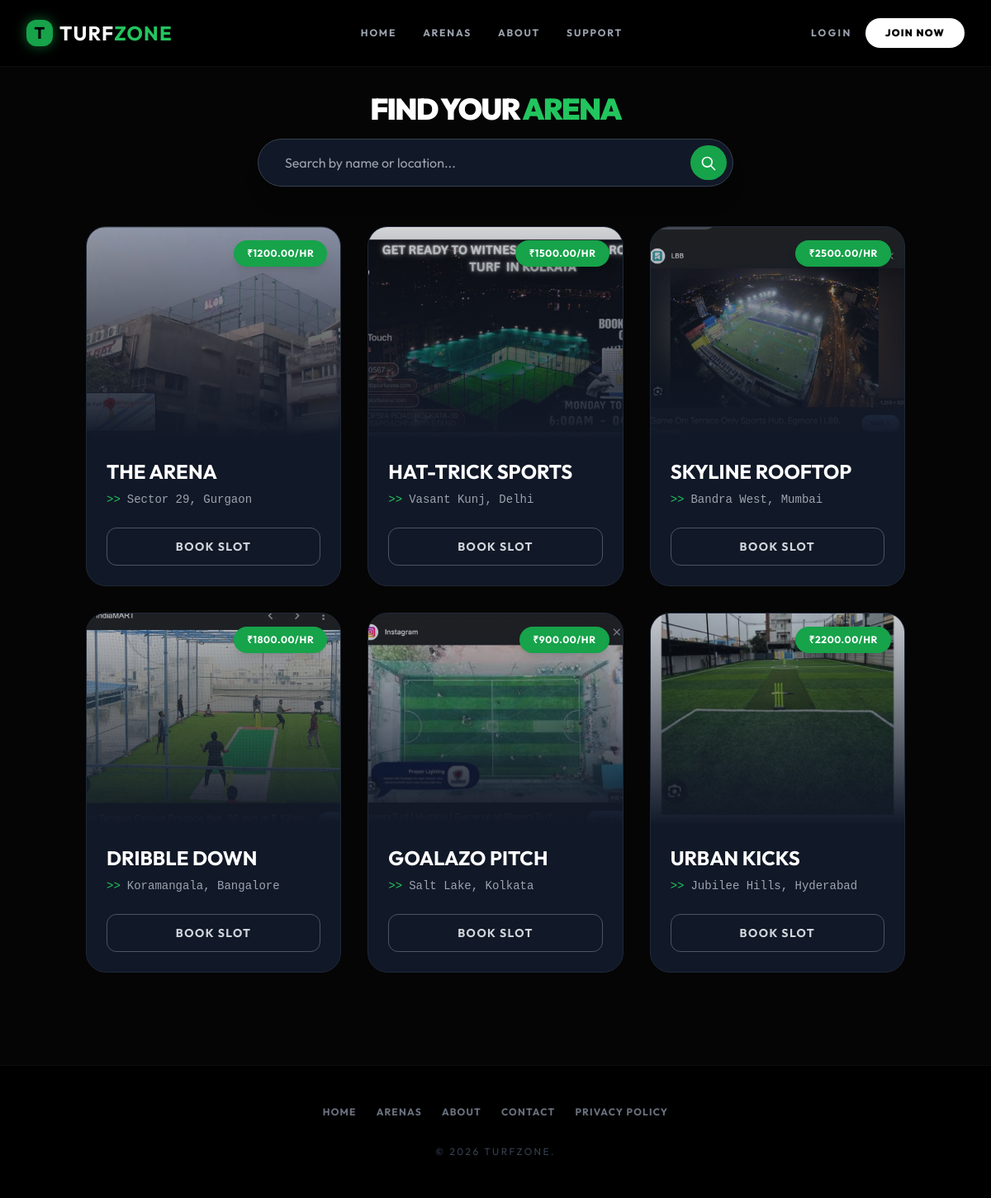
/explore/, run on the app's committed database.
### turfbooking/models.py (models this page shows, shortened)
class Turf(models.Model):
    name = models.CharField(max_length=100)
    location = models.CharField(max_length=200)
    image = models.ImageField(upload_to='turfs/', blank=True, null=True)
    is_residential = models.BooleanField(default=False)
    price_per_hour = models.DecimalField(max_digits=6, decimal_places=2)

### turfbooking/views.py (the view)
# urls.py: path('explore/', views.explore, name='explore'), # New Search Page
def explore(request):
    query = request.GET.get('q')
    if query:
        turfs = Turf.objects.filter(
            Q(name__icontains=query) | Q(location__icontains=query)
        )
    else:
        turfs = Turf.objects.all()
    return render(request, 'explore.html', {'turfs': turfs, 'query': query})

### turfbooking/templates/explore.html
{% extends 'base.html' %}
{% block content %}
<div class="text-center mb-12" data-aos="fade-down">
    <h1 class="text-4xl font-black text-white uppercase mb-4 tracking-tighter">Find Your <span class="text-green-500">Arena</span></h1>
    <form method="get" action="{% url 'explore' %}" class="max-w-xl mx-auto relative">
        <input type="text" name="q" value="{{ query|default:'' }}" placeholder="Search by name or location..."
               class="w-full bg-gray-900 border border-gray-700 text-white rounded-full py-4 px-8 pr-16 focus:outline-none focus:border-green-500 focus:ring-1 focus:ring-green-500 transition shadow-xl">
        <button type="submit" class="absolute right-2 top-2 bottom-2 bg-green-600 text-white p-3 rounded-full hover:bg-green-500 transition">
            <svg class="w-5 h-5" fill="none" stroke="currentColor" viewBox="0 0 24 24"><path stroke-linecap="round" stroke-linejoin="round" stroke-width="2" d="M21 21l-6-6m2-5a7 7 0 11-14 0 7 7 0 0114 0z"></path></svg>
        </button>
    </form>
</div>
<div class="grid grid-cols-1 md:grid-cols-2 lg:grid-cols-3 gap-8 pb-20">
    {% for turf in turfs %}
        <div class="tilt-card group relative bg-gray-900 border border-gray-800 hover:border-green-500/50 transition-all duration-300 overflow-hidden rounded-3xl" data-aos="fade-up">
            <div class="h-64 relative overflow-hidden bg-gray-800">
                {% if turf.image %}
                    <img src="{{ turf.image.url }}" class="w-full h-full object-cover transition duration-700 group-hover:scale-110 opacity-80 group-hover:opacity-100">
                {% else %}
                    <div class="w-full h-full flex items-center justify-center opacity-30"><span class="text-gray-500 font-mono text-xs">NO IMAGE</span></div>
                {% endif %}
                <div class="absolute inset-0 bg-gradient-to-t from-gray-900 to-transparent"></div>
                <div class="absolute top-4 right-4 bg-green-600 text-white text-xs font-bold px-4 py-2 uppercase tracking-wider shadow-lg rounded-full">₹{{ turf.price_per_hour }}/hr</div>
            </div>
            <div class="p-6 relative">
                <h3 class="text-2xl font-bold text-white mb-2 uppercase">{{ turf.name }}</h3>
                <p class="text-gray-400 text-sm mb-6 flex items-center font-mono"><span class="text-green-500 mr-2">>></span> {{ turf.location }}</p>
                <a href="{% url 'book_turf' turf.id %}" class="block w-full border border-gray-600 text-gray-300 text-center py-3 text-sm font-bold uppercase tracking-widest hover:bg-green-600 hover:text-white hover:border-green-600 transition duration-300 rounded-xl">Book Slot</a>
            </div>
        </div>
    {% empty %}
        <div class="col-span-3 text-center py-20">
            <p class="text-gray-500 text-xl">No arenas found matching specific criteria.</p>
            <a href="{% url 'explore' %}" class="text-green-500 hover:underline mt-2 inline-block">View All</a>
        </div>
    {% endfor %}
</div>
{% endblock %}

### turfbooking/templates/base.html (shortened to what this page needs)
<!DOCTYPE html>
<html lang="en" class="dark">
<head>
    <script src="https://cdn.tailwindcss.com"></script>
    <link href="https://unpkg.com/aos@2.3.1/dist/aos.css" rel="stylesheet">
</head>
<body class="text-gray-100 flex flex-col min-h-screen overflow-x-hidden selection:bg-green-500 selection:text-black">
    <canvas id="combined-canvas"></canvas>
    <nav x-data="{ mobileMenuOpen: false }" class="fixed w-full z-50 bg-black/90 backdrop-blur-md border-b border-white/5 transition-all duration-300">
        <div class="max-w-7xl mx-auto px-4 sm:px-6 lg:px-8">
            <div class="flex justify-between h-20 items-center">
                <div class="flex items-center gap-4">
                    <a href="{% url 'home' %}" class="flex items-center gap-2 group">
                        <div class="w-8 h-8 bg-green-600 rounded-xl flex items-center justify-center transform group-hover:rotate-45 transition duration-300 shadow-[0_0_15px_rgba(34,197,94,0.5)]">
                            <span class="font-bold text-black text-xl">T</span>
                        </div>
                        <span class="text-xl md:text-2xl font-bold tracking-wider text-white">TURF<span class="text-green-500">ZONE</span></span>
                    </a>
                </div>
                <div class="hidden md:flex items-center gap-8">
                    <a href="{% url 'home' %}" class="text-xs font-bold text-gray-400 hover:text-white uppercase tracking-[0.15em] transition">Home</a>
                    <a href="{% url 'explore' %}" class="text-xs font-bold text-gray-400 hover:text-white uppercase tracking-[0.15em] transition">Arenas</a>
                    <a href="{% url 'about' %}" class="text-xs font-bold text-gray-400 hover:text-white uppercase tracking-[0.15em] transition">About</a>
                    <a href="{% url 'contact' %}" class="text-xs font-bold text-gray-400 hover:text-white uppercase tracking-[0.15em] transition">Support</a>
                </div>
                <div class="flex items-center gap-4">
                    {% if user.is_authenticated %}
                        <div x-data="{ open: false }" class="relative">
                            <button @click="open = !open" @click.outside="open = false" class="flex items-center gap-2 text-xs font-bold text-gray-300 hover:text-white uppercase tracking-widest transition">
                                <span class="hidden md:inline">{{ user.username }}</span>
                                <div class="w-8 h-8 rounded-full bg-gray-800 flex items-center justify-center md:hidden border border-gray-600">
                                    <span class="text-green-500 text-xs">{{ user.username|make_list|first|upper }}</span>
                                </div>
                            </button>
                            <div x-show="open" x-transition x-cloak class="absolute right-0 mt-4 w-48 bg-gray-900 border border-gray-700 rounded-xl shadow-2xl py-2 z-50">
                                <a href="{% url 'dashboard' %}" class="block px-4 py-2 text-sm text-gray-300 hover:bg-gray-800 hover:text-white">Dashboard</a>
                                <a href="{% url 'profile' %}" class="block px-4 py-2 text-sm text-gray-300 hover:bg-gray-800 hover:text-white">Settings</a>
                                <div class="h-px bg-gray-700 my-2"></div>
                                <form method="post" action="{% url 'logout' %}">
                                    {% csrf_token %}
                                    <button type="submit" class="w-full text-left px-4 py-2 text-sm text-red-400 hover:bg-gray-800">Logout</button>
                                </form>
                            </div>
                        </div>
                    {% else %}
                        <a href="{% url 'login' %}" class="text-xs font-bold text-gray-400 hover:text-white transition uppercase tracking-[0.2em]">Login</a>
                        <a href="{% url 'signup' %}" class="hidden md:block bg-white text-black px-6 py-2.5 font-black text-xs tracking-widest uppercase hover:bg-green-500 hover:text-white transition rounded-full">
                            Join Now
                        </a>
                    {% endif %}
                </div>
            </div>
        </div>
    </nav>
    <div class="h-20"></div>
    <main class="flex-grow container mx-auto px-4 py-8 relative z-10">
        {% block content %}{% endblock %}
    </main>
    <footer class="relative z-10 border-t border-white/5 py-12 mt-auto bg-black text-center px-4">
        <div class="flex flex-wrap justify-center gap-6 mb-8 text-xs font-bold text-gray-500 uppercase tracking-widest">
            <a href="{% url 'home' %}" class="hover:text-white">Home</a>
            <a href="{% url 'explore' %}" class="hover:text-white">Arenas</a>
            <a href="{% url 'about' %}" class="hover:text-white">About</a>
            <a href="{% url 'contact' %}" class="hover:text-white">Contact</a>
            <a href="{% url 'privacy' %}" class="hover:text-white transition">Privacy Policy</a>
        </div>
        <p class="text-gray-700 text-xs tracking-[0.2em] uppercase">&copy; 2026 TurfZone.</p>
    </footer>
    <script>
        AOS.init({ duration: 1000, once: true });
        // Disable Tilt on Mobile for better performance/scrolling
        if (window.innerWidth > 768) {
            VanillaTilt.init(document.querySelectorAll(".tilt-card"), { max: 8, speed: 400, glare: true, "max-glare": 0.2, scale: 1.02 });
        }
        // Canvas Engine (Same as before)
        const canvas = document.getElementById('combined-canvas');
        const ctx = canvas.getContext('2d');
        let width, height;
        const mouse = { x: -500, y: -500 };
        function resize() {
            width = canvas.width = window.innerWidth;
            height = canvas.height = window.innerHeight;
        }
        window.addEventListener('resize', resize);
        window.addEventListener('mousemove', e => { mouse.x = e.clientX; mouse.y = e.clientY; });
        resize();
        class Star {
            constructor() { this.reset(); }
            reset() {
                this.x = Math.random() * width;
                this.y = Math.random() * height;
                this.size = Math.random() * 1.5;
                this.speed = Math.random() * 0.2 + 0.1;
                this.opacity = Math.random() * 0.4 + 0.1;
            }
            update() {
                this.y -= this.speed;
                if (this.y < 0) this.reset();
            }
            draw() {
                ctx.fillStyle = `rgba(255, 255, 255, ${this.opacity})`;
                ctx.beginPath();
                ctx.arc(this.x, this.y, this.size, 0, Math.PI * 2);
                ctx.fill();
            }
        }
        const stars = [];
        const starCount = window.innerWidth < 768 ? 20 : 50; // Fewer stars on mobile
        for(let i=0; i<starCount; i++) stars.push(new Star());
        function animate() {
            ctx.clearRect(0, 0, width, height);
            stars.forEach(star => { star.update(); star.draw(); });
            requestAnimationFrame(animate);
        }
        animate();
    </script>
</body>
</html>

### turfbooking/templates/base.html (style rules this page uses)
body { font-family: 'Outfit', sans-serif; background-color: #050505; }
#combined-canvas { position: fixed; top: 0; left: 0; width: 100%; height: 100%; z-index: -1; background: #050505; }

### data on the page
Turf: image (picture), price_per_hour "1200.00", name "THE ARENA", location "Sector 29, Gurgaon"
Turf: image (picture), price_per_hour "1500.00", name "HAT-TRICK SPORTS", location "Vasant Kunj, Delhi"
Turf: image (picture), price_per_hour "2500.00", name "SKYLINE ROOFTOP", location "Bandra West, Mumbai"
Turf: image (picture), price_per_hour "1800.00", name "DRIBBLE DOWN", location "Koramangala, Bangalore"
Turf: image (picture), price_per_hour "900.00", name "GOALAZO PITCH", location "Salt Lake, Kolkata"
Turf: image (picture), price_per_hour "2200.00", name "URBAN KICKS", location "Jubilee Hills, Hyderabad"
